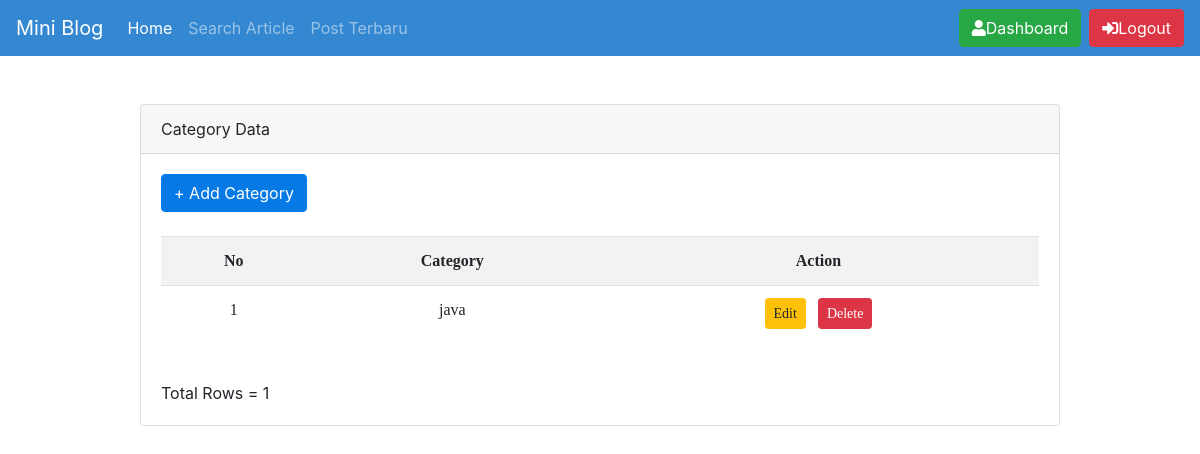
Page /admin/view_kategori.php (signed in) on the earlier database version.
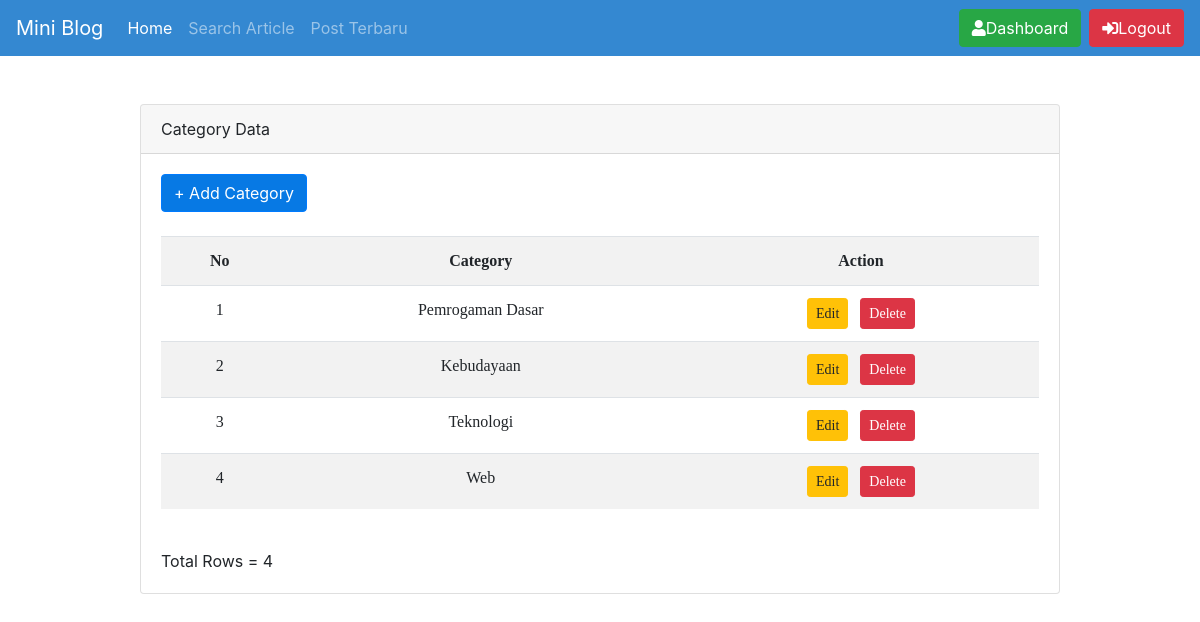
Same page on the later database version.
### tables this page shows
CREATE TABLE `kategori` (
  `idkategori` int(11) NOT NULL,
  `nama` varchar(30) NOT NULL
);

### admin/view_kategori.php (the view, shortened to what this page needs)
<?php
require_once '../functions/db_login.php';
?>
<link rel="stylesheet" href="../assets/css/style.css">
</head>
<?php if (isset($_SESSION['admin'])) { ?>
	<ul class="nav navbar-nav ml-auto">
		<li class="nav-item">
			<a href="dashboard.php" class="btn btn-success" role="button"><span class="fas fa-user"></span>Dashboard</a>
		</li>
		<li class="nav-item">
			<a href="../logout.php" class="btn btn-danger" style="margin-left: .5em" role="button"><span class="fas fa-sign-in-alt"></span>Logout</a>
		</li>
	</ul>
	</div>
	</nav>
<?php } ?>
<div class="container mt-5">
	<div class="row justify-content-center">
		<div class="col-md-10">
			<div class="card">
				<div class="card-header">Category Data</div>
				<div class="card-body">
					<a class="btn btn-primary" href="add_kategori.php">+ Add Category</a><br><br>
					<table class="table table-striped">
						<tr>
							<th>No</th>
							<th>Category</th>
							<th>Action</th>
						</tr>
						<?php
						$query = "SELECT * FROM kategori ORDER BY idkategori";
						$result = $conn->query($query);
						$i = 1;
						while ($row = $result->fetch_object()) {
							echo '<tr>';
							echo '<td>' . $i . '</td>';
							echo '<td>' . $row->nama . '</td>';
							echo '<td><a class="btn btn-warning btn-sm" href="edit_kategori.php?id=' . $row->idkategori . '">Edit</a>&nbsp;&nbsp;
						<a class="btn btn-danger btn-sm" href="confirm_delete_kategori.php?id=' . $row->idkategori . '">Delete<a/>
						</td>';
							echo '</tr>';
							$i++;
						}
						echo '</table>';
						echo '<br>';
						echo 'Total Rows = ' . $result->num_rows;
						?>
					<br>
				</div>
			</div>
		</div>
	</div>
</div>
</body>
</html>

Differences in the rows shown:
removed kategori: nama "java"
added kategori: nama "Pemrogaman Dasar"
added kategori: nama "Kebudayaan"
added kategori: nama "Teknologi"
added kategori: nama "Web"
Other differences:
$result->num_rows: "1" → "4"
